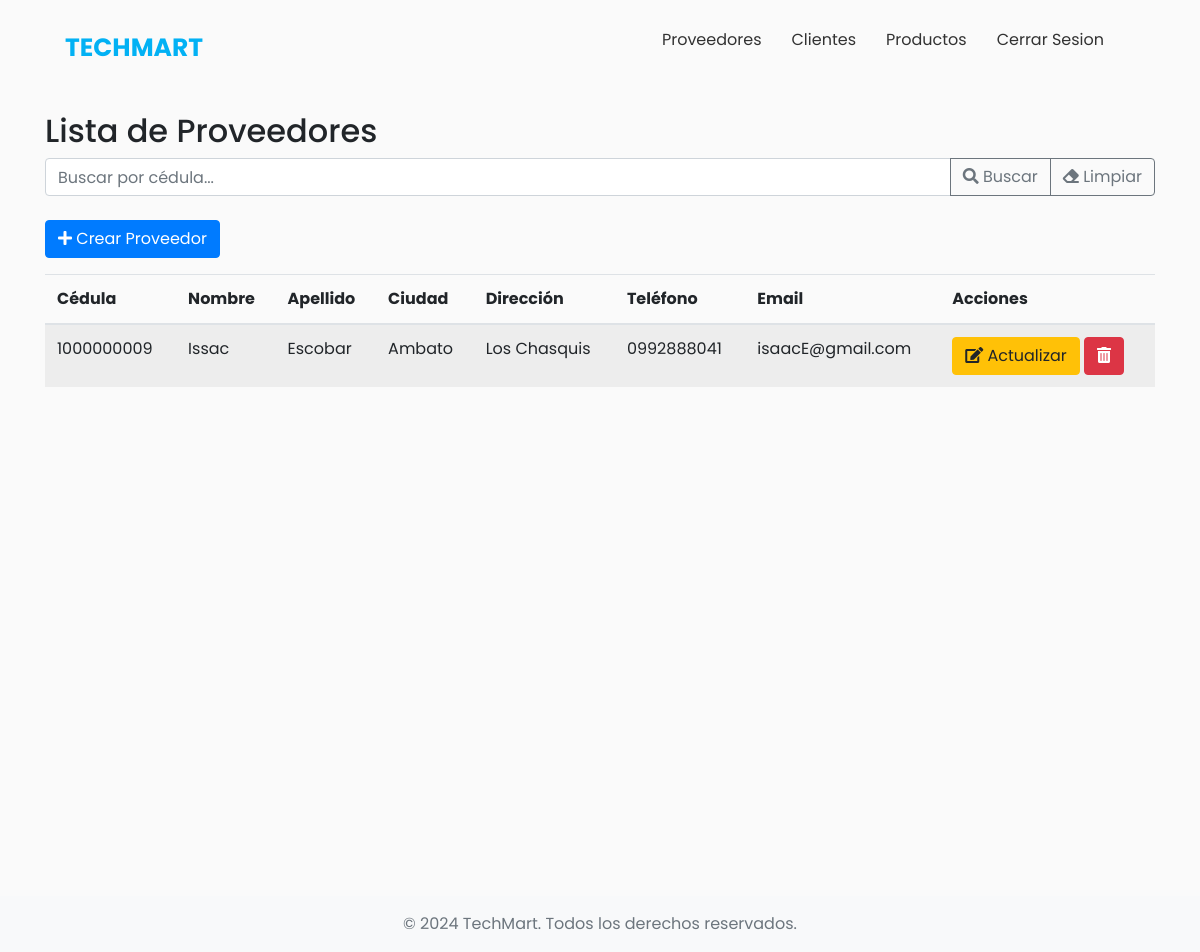
Page /proveedores.php on the committed database.
### tables this page shows
CREATE TABLE `proveedores` (
  `Cedula` varchar(10) NOT NULL,
  `Nombre` varchar(100) DEFAULT NULL,
  `Apellido` varchar(100) DEFAULT NULL,
  `Ciudad` varchar(100) DEFAULT NULL,
  `Direccion` varchar(255) DEFAULT NULL,
  `Telefono` varchar(20) DEFAULT NULL,
  `Email` varchar(100) DEFAULT NULL,
  PRIMARY KEY (`Cedula`)
);

### proveedores.php (the view, shortened to what this page needs)
<?php
include("php/conexion.php");
$cedulaUsuario = $_SESSION['cedula'];
$sql_configurar_sesion = "SET @usuario_cedula = '$cedulaUsuario'";
$conexion->query($sql_configurar_sesion);
$cedula = isset($_GET['cedula']) ? $_GET['cedula'] : '';
$search_sql = $cedula ? "WHERE Cedula='$cedula'" : '';
$proveedores = $conexion->query("SELECT * FROM Proveedores $search_sql");
?>
<!DOCTYPE html>
<html lang="en">
<head>
    <link rel="stylesheet" href="https://stackpath.bootstrapcdn.com/bootstrap/4.5.2/css/bootstrap.min.css">
    <link rel="stylesheet" href="https://use.fontawesome.com/releases/v5.15.3/css/all.css">
    <link rel="stylesheet" href="css/styleBase.css">
</head>
<body>
    <header class="header">
        <div class="menu container">
            <div class="logo" onclick="location.href='menu.php';" style="cursor: pointer;">TechMart</div>
            <nav class="navbar">
                <ul>
                    <li><a href="proveedores.php"> Proveedores</a></li>
                    <li><a href="clientes.php"> Clientes</a></li>
                    <li><a href="productos.php"> Productos</a></li>
                    <li><a href="php/cerrarSesion.php?logout=true" id="cerrar">Cerrar Sesion</a></li>
                </ul>
            </nav>
        </div>
    </header>
    <div class="d-flex flex-column min-vh-100">
        <div class="container flex-grow-1 mt-3">
            <h2>Lista de Proveedores</h2>
            <form method="get" action="proveedores.php" class="mb-4">
                <div class="input-group">
                    <input type="number" maxlength="10" class="form-control" placeholder="Buscar por cédula..." name="cedula" value="<?php echo $cedula; ?>">
                    <div class="input-group-append">
                        <button class="btn btn-outline-secondary" type="submit">
                            <i class="fas fa-search"></i> Buscar
                        </button>
                        <a href="proveedores.php" class="btn btn-outline-secondary">
                            <i class="fas fa-eraser"></i> Limpiar
                        </a>
                    </div>
                </div>
            </form>
            <button class="btn btn-primary mb-3" data-toggle="modal" data-target="#createModal">
                <i class="fas fa-plus"></i> Crear Proveedor
            </button>
            <div class="table-responsive">
                <table class="table table-striped table-hover">
                    <thead>
                        <tr>
                            <th>Cédula</th>
                            <th>Nombre</th>
                            <th>Apellido</th>
                            <th>Ciudad</th>
                            <th>Dirección</th>
                            <th>Teléfono</th>
                            <th>Email</th>
                            <th>Acciones</th>
                        </tr>
                    </thead>
                    <tbody>
                        <?php if ($proveedores->num_rows > 0) {
                            while($proveedor = $proveedores->fetch_assoc()) { ?>
                                <tr>
                                    <td><?php echo $proveedor['Cedula']; ?></td>
                                    <td><?php echo $proveedor['Nombre']; ?></td>
                                    <td><?php echo $proveedor['Apellido']; ?></td>
                                    <td><?php echo $proveedor['Ciudad']; ?></td>
                                    <td><?php echo $proveedor['Direccion']; ?></td>
                                    <td><?php echo $proveedor['Telefono']; ?></td>
                                    <td><?php echo $proveedor['Email']; ?></td>
                                    <td>
                                        <button class="btn btn-warning" data-toggle="modal" data-target="#updateModal-<?php echo $proveedor['Cedula']; ?>">
                                            <i class="fas fa-edit"></i> Actualizar
                                        </button>
                                        <button class="btn btn-danger" data-toggle="modal" data-target="#deleteModal-<?php echo $proveedor['Cedula']; ?>">
                                            <i class="fas fa-trash-alt"></i>
                                        </button>
                                    </td>
                                </tr>
                            <?php }
                        } else { ?>
                            <tr>
                                <td colspan="8">No se encontraron proveedores con la cédula ingresada.</td>
                            </tr>
                        <?php } ?>
                    </tbody>
                </table>
            </div>
        </div>
    </div>
    <footer class="bg-light py-3 mt-auto">
        <div class="container text-center">
            <span class="text-muted">&copy; 2024 TechMart. Todos los derechos reservados.</span>
        </div>
    </footer>
</body>
</html>

### css/styleBase.css (style rules this page uses)
* { margin: 0; padding: 0; box-sizing: border-box; }
body { font-family: 'Poppins', sans-serif; background-color: #FAFAFA; }
.header { background-color: #FAFAFA; padding: 20px 0; }
.menu { display: flex; justify-content: space-between; align-items: center; max-width: 1100px; margin: 0 auto; }
.logo { font-size: 25px; font-weight: bold; text-transform: uppercase; color: #02B1F4; }
.menu .navbar { display: flex; align-items: center; }
.menu .navbar ul { display: flex; justify-content: space-between; }
.menu .navbar ul li { list-style-type: none; }
.menu .navbar ul li a { color: #323232; padding: 15px; text-decoration: none; }

### rows in the picture
proveedores: Cedula "1000000009", Nombre "Issac", Apellido "Escobar", Ciudad "Ambato", Direccion "Los Chasquis", Telefono "0992888041", Email "isaacE@gmail.com"
